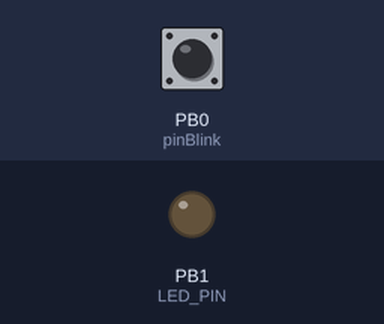
A sketch run on a simulated ATtiny85, built with avr-gcc and run on an emulated ATtiny85. Parts: output pins drawn as LEDs (lit = HIGH). Dashed ring = blinking. The test bench sets the inputs (shaded band); at power-on: PB0 (pinBlink) HIGH. Sleep ends after the set time or at an interrupt.

Above: at 1.2 s.
1.3 s: PB0 (pinBlink) pulled LOW for 0.15 s
At 1.46 s:
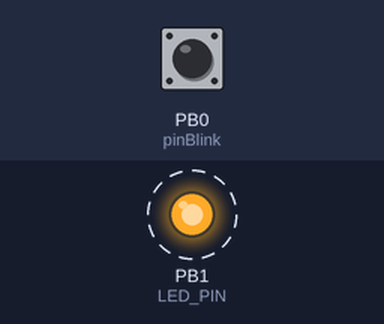
4.3 s: PB0 (pinBlink) pulled LOW for 1 s
At 7.0 s:
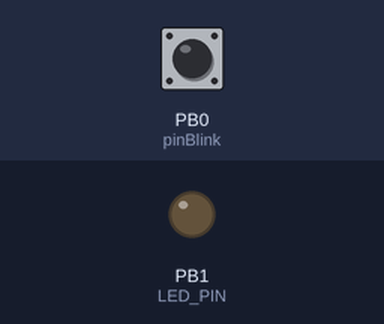
7.3 s: PB0 (pinBlink) pulled LOW for 3.2 s
At 10.61 s:
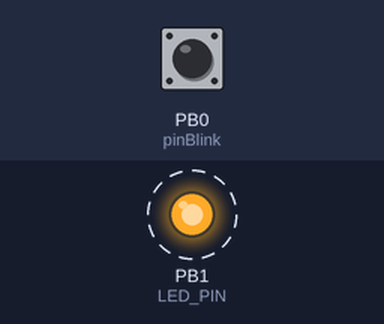
Timing chart, 0 to 13.0 s (numbered marks = the images above; inputs shaded):
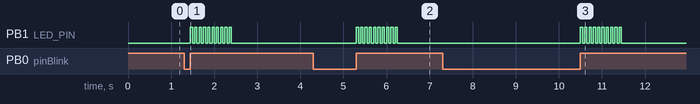

Measured:
- after the input at 1.3 s, PB1 (LED_PIN): alternates HIGH for 0.05 s and LOW for 0.05 s, 20 changes in all, then stays LOW, starting after 0.15 s
- after the input at 4.3 s, PB1 (LED_PIN): alternates HIGH for 0.05 s and LOW for 0.05 s, 20 changes in all, then stays LOW, starting after 1.0 s
- after the input at 7.3 s, PB1 (LED_PIN): alternates HIGH for 0.05 s and LOW for 0.05 s, 20 changes in all, then stays LOW, starting after 3.2 s

The sketch:

a-02-PinChangeInterrupt-sleep.ino
```cpp
// https://github.com/NicoHood/PinChangeInterrupt/blob/master/examples/PinChangeInterrupt_LowLevel/PinChangeInterrupt_LowLevel.ino

/*
 Copyright (c) 2014-2015 NicoHood
 See the readme for credit to other people.

 PinChangeInterrupt_LowLevel
 Demonstrates how to use the library without the API

 Make sure to comment "//#define PCINT_API" in the settings file.

 To maximize speed and size also uncomment all not used pins above.
 Then you could also uncomment "#define PCINT_COMPILE_ENABLED_ISR"
 to get away the .a linkage overhead.

 Connect a button/cable to pin 7 and ground (Uno).
 Strong overwritten callback functions are called when an interrupt occurs.
 The Led state will change if the pin state does.

 PinChangeInterrupts are different than normal Interrupts.
 See readme for more information.
 Dont use Serial or delay inside interrupts!
 This library is not compatible with SoftSerial.

 The following pins are usable for PinChangeInterrupt:
 Arduino Uno/Nano/Mini: All pins are usable
 Arduino Mega: 10, 11, 12, 13, 50, 51, 52, 53, A8 (62), A9 (63), A10 (64),
               A11 (65), A12 (66), A13 (67), A14 (68), A15 (69)
 Arduino Leonardo/Micro: 8, 9, 10, 11, 14 (MISO), 15 (SCK), 16 (MOSI)
 HoodLoader2: All (broken out 1-7) pins are usable
 Attiny 24/44/84: All pins are usable
 Attiny 25/45/85: All pins are usable
 Attiny 13: All pins are usable
 Attiny 441/841: All pins are usable
 ATmega644P/ATmega1284P: All pins are usable
 */


#include "PinChangeInterrupt.h"
#include <avr/wdt.h>
#include <avr/interrupt.h>
#include <avr/sleep.h>

#define adc_disable() (ADCSRA &= ~(1<<ADEN)) // disable ADC
#define adc_enable()  (ADCSRA |=  (1<<ADEN)) // re-enable ADC


// Choose a valid PinChangeInterrupt pin of your Arduino board
#define pinBlink 0
#define LED_PIN 1

void setup() {
  adc_disable();
  // set pin to input with a pullup, led to output
  pinMode(pinBlink, INPUT_PULLUP);
  //pinMode(pinBlink, INPUT);
  pinMode(LED_PIN, OUTPUT);

  attachPCINT(digitalPinToPCINT(pinBlink), blinkLed, RISING);
}

void blinkLed(void) {
  digitalWrite(LED_PIN, !digitalRead(LED_PIN));
}

void loop() {
  set_sleep_mode(SLEEP_MODE_PWR_DOWN);
  attachPCINT(digitalPinToPCINT(pinBlink), blinkLed, RISING);
  sleep_enable();
  sei();
  sleep_cpu();

  sleep_disable();
  sei();
  detachPCINT(digitalPinToPCINT(pinBlink));
  for (int i=0; i < 10 ; i++) {
    digitalWrite(LED_PIN, HIGH);
    delay(50);
    digitalWrite(LED_PIN, LOW);
    delay(50);
  }
}
```
